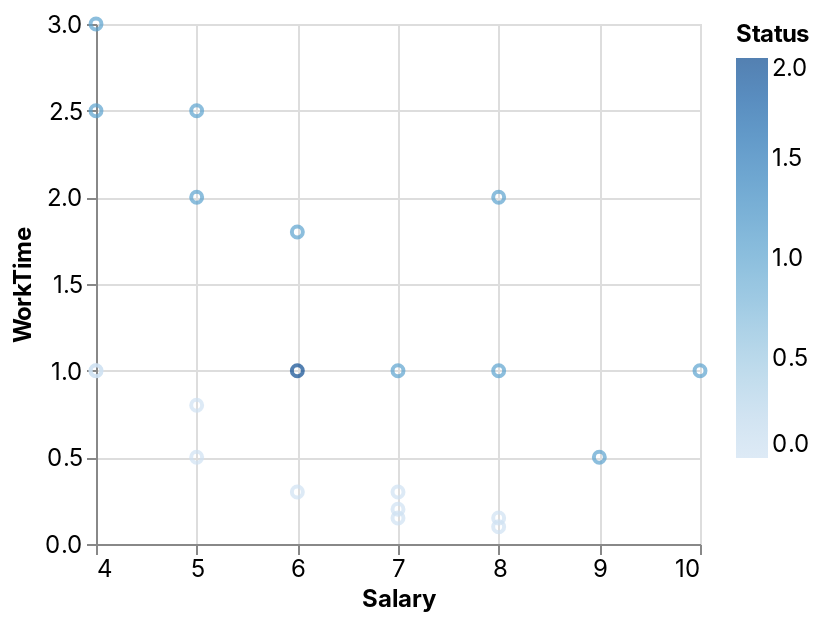

Write notebook code for a chart like this one.
### Code cell
_deepnote_run_altair(temp_df, """{"$schema":"https://vega.github.io/schema/vega-lite/v4.json","mark":{"type":"point","tooltip":true},"height":220,"autosize":{"type":"fit"},"data":{"name":"placeholder"},"encoding":{"x":{"field":"Salary","type":"quantitative","sort":null,"scale":{"type":"linear","zero":false}},"y":{"field":"WorkTime","type":"quantitative","sort":null,"scale":{"type":"linear","zero":false}},"color":{"field":"Status","type":"quantitative","sort":null,"scale":{"type":"linear","zero":false}}}}""")

### Figure 1 — Vega-Lite specification as saved in the notebook (floating-point values rounded to 4 significant figures)
{"config": {"view": {"continuousWidth": 400, "continuousHeight": 300}, "area": {"fill": "#51C0E9"}, "axis": {"labelFont": "Inter, sans-serif", "labelFontSize": 12, "labelFontWeight": "normal", "labelLimit": 60, "labelOverlap": "greedy", "titleFont": "Inter, sans-serif", "titleFontSize": 12, "titleFontWeight": "bold"}, "background": "#ffffff", "legend": {"labelFont": "Inter, sans-serif", "labelFontSize": 12, "titleFont": "Inter, sans-serif", "titleFontSize": 12, "titleFontWeight": "bold"}, "line": {"stroke": "#51C0E9", "strokeWidth": 2}, "rect": {"fill": "#51C0E9"}, "title": {"anchor": "start", "color": "#000000", "font": "Inter, sans-serif", "fontSize": 22, "fontWeight": "normal"}}, "data": {"name": "data-29823123c587e1d237a0f325546723ae"}, "mark": {"type": "point", "tooltip": true}, "autosize": {"type": "fit"}, "encoding": {"color": {"type": "quantitative", "field": "Status", "scale": {"type": "linear", "zero": false}, "sort": null}, "x": {"type": "quantitative", "field": "Salary", "scale": {"type": "linear", "zero": false}, "sort": null}, "y": {"type": "quantitative", "field": "WorkTime", "scale": {"type": "linear", "zero": false}, "sort": null}}, "height": 300, "width": "container", "$schema": "https://vega.github.io/schema/vega-lite/v4.json", "datasets": {"data-29823123c587e1d237a0f325546723ae": [{"Salary": 10, "WorkTime": 1.0, "Status": 1}, {"Salary": 5, "WorkTime": 2.0, "Status": 1}, {"Salary": 6, "WorkTime": 1.8, "Status": 1}, {"Salary": 7, "WorkTime": 1.0, "Status": 1}, {"Salary": 8, "WorkTime": 2.0, "Status": 1}, {"Salary": 9, "WorkTime": 0.5, "Status": 1}, {"Salary": 4, "WorkTime": 3.0, "Status": 1}, {"Salary": 5, "WorkTime": 2.5, "Status": 1}, {"Salary": 8, "WorkTime": 1.0, "Status": 1}, {"Salary": 4, "WorkTime": 2.5, "Status": 1}, {"Salary": 8, "WorkTime": 0.1, "Status": 0}, {"Salary": 7, "WorkTime": 0.15, "Status": 0}, {"Salary": 4, "WorkTime": 1.0, "Status": 0}, {"Salary": 5, "WorkTime": 0.8, "Status": 0}, {"Salary": 7, "WorkTime": 0.3, "Status": 0}, {"Salary": 4, "WorkTime": 1.0, "Status": 0}, {"Salary": 5, "WorkTime": 0.5, "Status": 0}, {"Salary": 6, "WorkTime": 0.3, "Status": 0}, {"Salary": 7, "WorkTime": 0.2, "Status": 0}, {"Salary": 8, "WorkTime": 0.15, "Status": 0}, {"Salary": 6, "WorkTime": 1.0, "Status": 2}]}}
